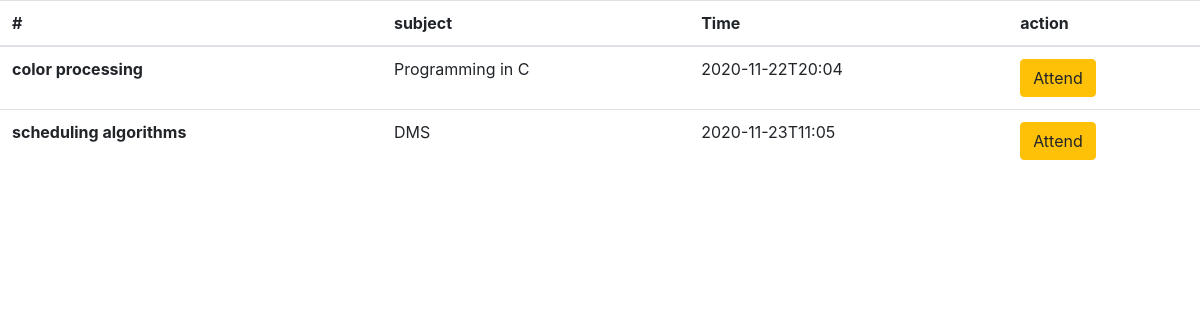
The page /current-classes on the database its author committed.
### app.py (models this page shows, shortened)
class MySchedule(db.Model):
	id = db.Column(db.Integer, primary_key=True)
	subject = db.Column(db.String(100), default=1)
	topic = db.Column(db.String(2000), nullable=False)
	time = db.Column(db.String(50))
	url = db.Column(db.String(50), nullable=False)

### app.py (the view)
@app.route("/current-classes", methods = ["Get", "POST"])
def currentClass():
	allclasses = db.session.query(MySchedule).all()
	return render_template("todayclass.html", allclasses=allclasses)

### templates/todayclass.html
{% include "base.html" %}
<table class="table table-hover">
  <thead>
    <tr>
      <th scope="col">#</th>
      <th scope="col">subject</th>
      <th scope="col">Time</th>
      <th scope="col">action</th>
    </tr>
  </thead>
  <tbody>
  {% for i in allclasses %}
    <tr>
      <th scope="row">{{i.topic}}</th>
      <td>{{i.subject}}</td>
      <td>{{i.time}}</td>
      <td>
      <a class="btn btn-warning" target="_blank" href="{{i.url}}" role="button">Attend</a>
      </td>
    </tr>
  {% endfor %}
  </tbody>
</table>

### rows shown on the page
MySchedule: topic "color processing", subject "Programming in C", time "2020-11-22T20:04"
MySchedule: topic "scheduling algorithms", subject "DMS", time "2020-11-23T11:05"
